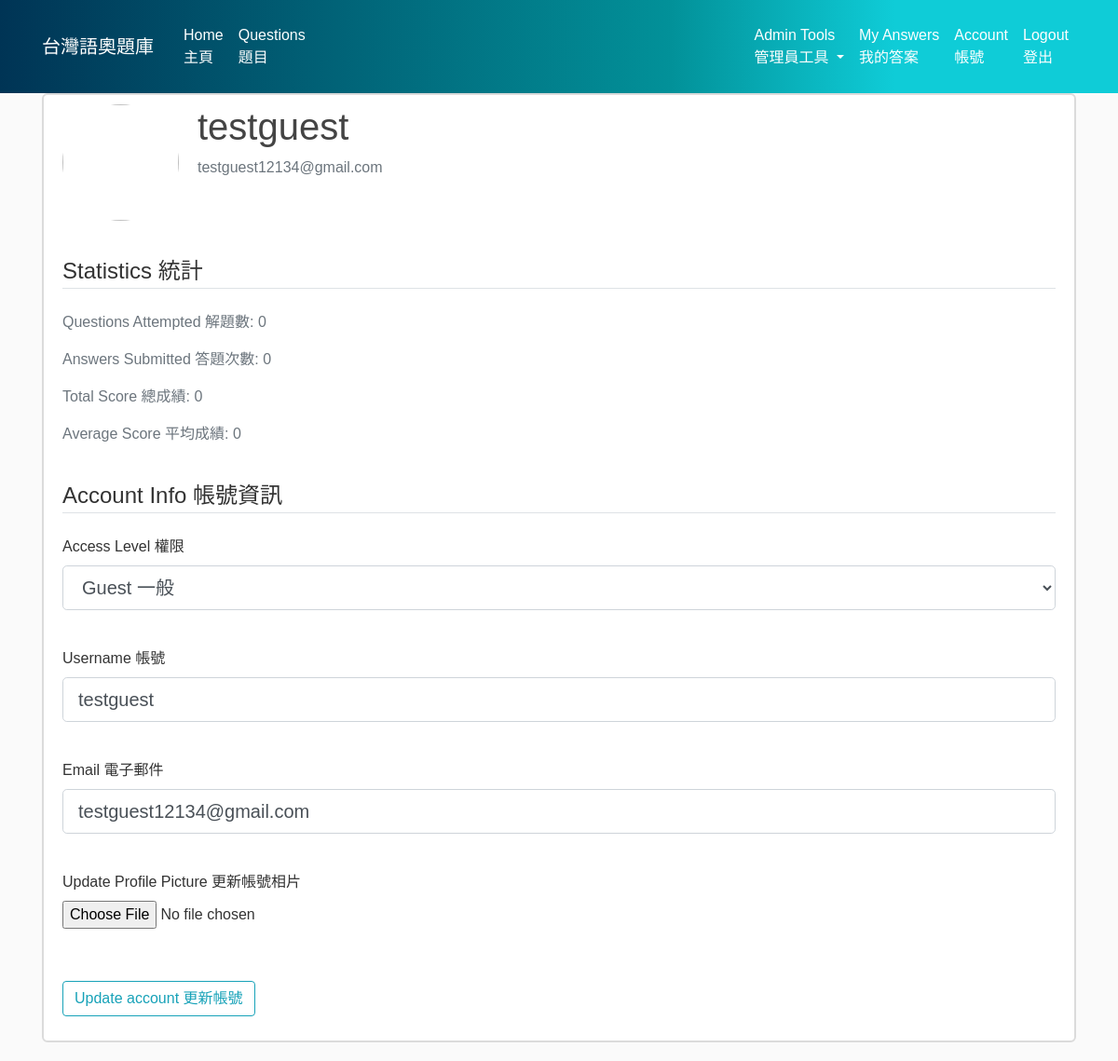
The app's page /account/testguest (signed in) with its own data.
### flasktol/models.py (models this page shows, shortened)
class User(db.Model, UserMixin):
    id = db.Column(db.Integer, primary_key=True)
    username = db.Column(db.String(20), unique=True, nullable=False)
    email = db.Column(db.String(120), unique=True, nullable=False)
    image_file = db.Column(db.String(20), nullable=False, default='default.jpg')
    password = db.Column(db.String(60), nullable=False)
    join_date = db.Column(db.DateTime, nullable=False, default=datetime.utcnow)
    access = db.Column(db.Integer, nullable=False, default=1)
    answers = db.relationship('Answer', backref='answerer', lazy=True)
    def is_admin(self):
        return self.access == 3

### flasktol/users/routes.py (the view, shortened to what this page needs)
@users.route("/account/<string:username>", methods=['GET', 'POST'])
@login_required
def account(username):
    user = User.query.filter_by(username=username).first_or_404()
    if user.username != current_user.username and not current_user.is_admin():
        abort(403)
    answerlist = Answer.query.filter_by(user_id=user.id).all()
    q_set = set()
    attempted_count = 0
    highest_grade = {}
    total_score = sum(highest_grade.values())
    answers_submitted = len(answerlist)
    form = UpdateAccountForm()
    if form.validate_on_submit():
        if form.picture.data:
            picture_file = save_picture(form.picture.data)
            user.image_file = picture_file
        user.username = form.username.data
        user.email = form.email.data
        user.access = int(form.access.data)
        db.session.commit()
        flash('Account has been updated 帳號已更新', 'success')
        return redirect(url_for('users.account', username=user.username))
    elif request.method == 'GET':
        form.access.process_data(str(user.access))
        form.username.data = user.username
        form.email.data = user.email
    image_file = url_for('static', filename='profile_pics/' + user.image_file)
    return render_template("account.html", title="Account 帳號", image_file=image_file, form=form, user=user, attempted_count=attempted_count, total_score=total_score, answers_submitted=answers_submitted)

### flasktol/users/forms.py (shortened to what this page needs)
class UpdateAccountForm(FlaskForm):
    username = StringField('Username 帳號', validators=[DataRequired(), Length(min=2, max=20)])
    email = StringField('Email 電子郵件', validators=[DataRequired(), Email()])
    picture = FileField('Update Profile Picture 更新帳號相片', validators=[FileAllowed(['jpg', 'png'])])
    submit = SubmitField("Update account 更新帳號")
    access = SelectField("Access Level 權限", validators=[DataRequired()], choices=[('1', "Guest 一般"), ('2', "Trainee 國手"), ('3', "Admin 管理員")])

### flasktol/models.py (called while the page is built)
@login_manager.user_loader
def load_user(user_id):
    return User.query.get(int(user_id))

### flasktol/templates/account.html (shortened to what this page needs)
{% extends "layout.html" %}
{% block content %}
	<div class="content-section">
	  <div class="media">
	    <img class="rounded-circle account-img" src="{{image_file}}">
	    <div class="media-body">
	      <h2 class="account-heading">{{user.username}}</h2>
	      <p class="text-secondary">{{user.email}}</p>
	    </div>
	  </div>
		<form method="POST" action="" enctype="multipart/form-data">
			<div style="height: 20px;"></div>
			<fieldset class="form-group">
				<legend class="border-bottom mb-4"> Statistics 統計</legend>
	      		<p class="text-secondary">Questions Attempted 解題數: {{attempted_count}}</p>
	      		<p class="text-secondary">Answers Submitted 答題次數: {{answers_submitted}}</p>
	      		<p class="text-secondary">Total Score 總成績: {{total_score}}</p>
	      		{% if attempted_count==0 %}
		      		<p class="text-secondary">Average Score 平均成績: 0</p>
				{% else%}
		      		<p class="text-secondary">Average Score 平均成績: {{total_score/attempted_count}}</p>
				{% endif%}
				<div style="height: 20px;"></div>
				<legend class="border-bottom mb-4"> Account Info 帳號資訊</legend>
				{% if current_user.is_admin() %}
					{% if user.username==current_user.username %}
						<div class="form-group">
							{{form.access.label(class="form-control-label")}}
							<br/>
							<p class="form-control form-control-lg" readonly=readonly>Admin 管理員</p>
							<p class="text-muted">(You cannot change your own access level 您無法改變自己的權限)</p>
						</div>
					{% else %}
						<div class="form-group">
							{{form.access.label(class="form-control-label")}}
							<br/>
							{% if form.access.errors%}
								{{form.access(class="form-control form-control-lg is-invalid")}}
								<div class="invalid-feedback">
									{% for error in form.access.errors%}
										<span>{{error}}</span>
									{% endfor %}
								</div>
							{% else %}
								{{form.access(class="form-control form-control-lg")}}
							{% endif %}
						</div>
					{% endif %}
				<br/>
				{% endif %}
				<div class="form-group">
					{{form.username.label(class="form-control-label")}}
					<br/>
					{% if form.username.errors%}
						{{form.username(class="form-control form-control-lg is-invalid")}}
						<div class="invalid-feedback">
							{% for error in form.username.errors%}
								<span>{{error}}</span>
							{% endfor %}
						</div>
					{% else %}
						{{form.username(class="form-control form-control-lg")}}
					{% endif%}
				</div>
				<br/>
				<div class="form-group">
					{{form.email.label(class="form-control-label")}}
					<br />
					{% if form.email.errors%}
						{{form.email(class="form-control form-control-lg is-invalid")}}
						<div class="invalid-feedback">
							{% for error in form.email.errors%}
								<span>{{error}}</span>
							{% endfor %}
						</div>
					{% else %}
						{{form.email(class="form-control form-control-lg")}}
					{% endif%}
				</div>
				<br/>
				<div class="form-group">
					{{form.picture.label()}}
					{{form.picture(class="form-control-file")}}
				</div>
				<br/>
			</fieldset>
			<div class="form-group">
				{{form.submit(class="btn btn-outline-info")}}
			</div>
		</form>
	</div>
{% endblock content%}

### flasktol/static/main.css (style rules this page uses)
body { background: #fafafa; color: #333333; margin-top: 5rem; }
h1, h2, h3, h4, h5, h6 { color: #444444; }
.content-section { background: #ffffff; padding: 10px 20px; border: 2px solid #DBDBDB; border-radius: 6px; margin-bottom: 20px; }
.account-img { height: 125px; width: 125px; margin-right: 20px; margin-bottom: 16px; }
.account-heading { font-size: 2.5rem; }

### flasktol/templates/layout.html (style rules this page uses)
body { font-family: 'Noto Sans TC', sans-serif; }

### records on screen
User: username "testguest", email "testguest12134@gmail.com", access "Guest 一般"

### other values on screen
{{ attempted_count }} "0"
{{ answers_submitted }} "0"
{{ total_score }} "0"
